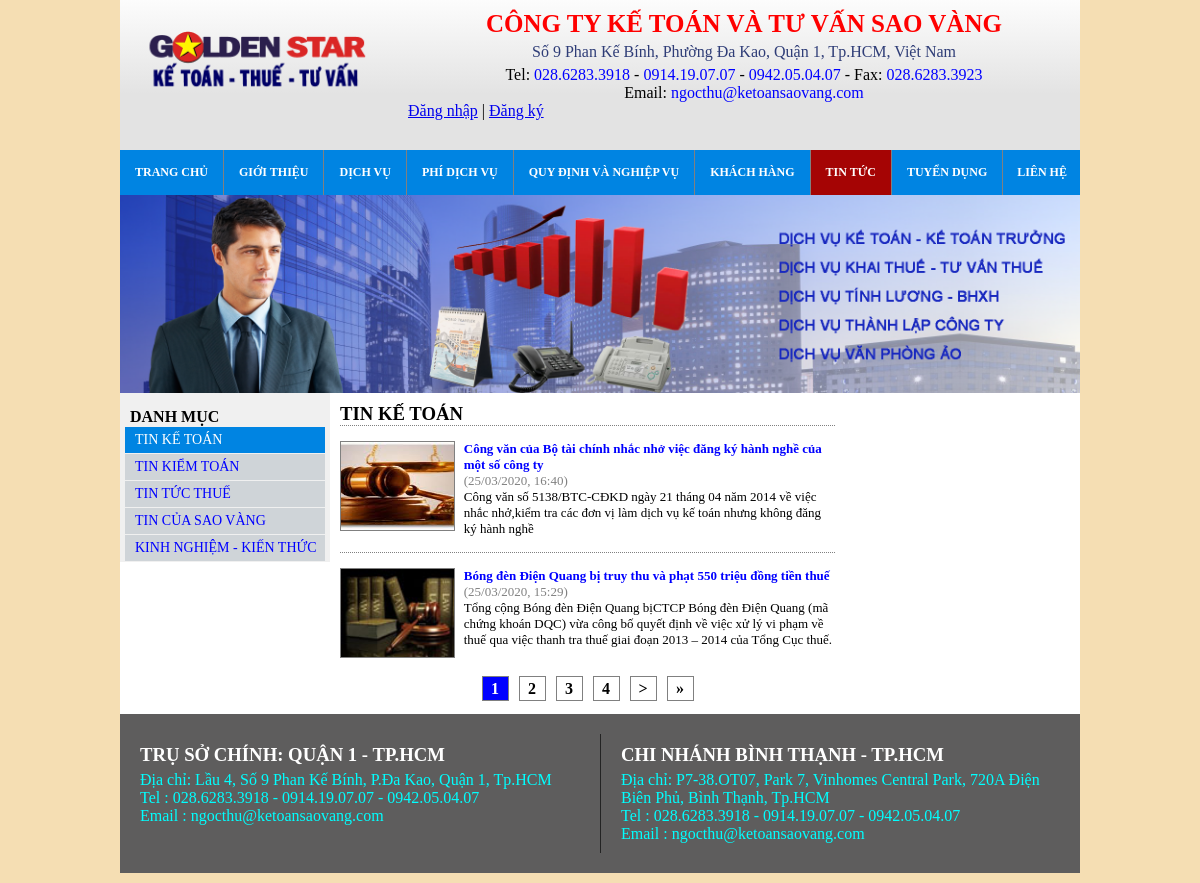
The page /tintuc/loaitintuc/10 on the database its author committed.
### trangchu/models.py (models this page shows)
class Menu(models.Model):
    menu_parent = models.ForeignKey('self', on_delete=models.CASCADE, default = None,  blank=True, null=True)
    menu_title = models.CharField(max_length = 255, unique=True)
    menu_link = models.CharField(max_length=500)
    menu_order = models.IntegerField(default=0)
    def __str__(self):
        return self.menu_title

### tintuc/models.py (models this page shows, shortened)
class TinTuc(models.Model):
    menu = models.ForeignKey(Menu, on_delete=models.CASCADE, default = 1)
    tieu_de = models.CharField(max_length = 255)
    tin_noi_bat = models.BooleanField(default=False)
    ngay_tao = models.DateTimeField()
    mo_ta_ngan = models.TextField()
    image = models.ImageField(upload_to='images/')
    noi_dung = models.TextField()
    def ngay_tao_danh_muc(self):
        local_now = timezone.localtime(self.ngay_tao)
        return local_now.strftime("%d/%m/%Y, %H:%M")

### tintuc/views.py (the view)
# urls.py: path('loaitintuc/<int:loai_tin_tuc_id>', views.tin_tuc_theo_loai, name='tin_tuc_theo_loai'),
def tin_tuc_theo_loai(request, loai_tin_tuc_id):
    loaitintucs = Menu.objects.filter(menu_parent=Menu.objects.get(menu_link='/tintuc/'))
    loai_tin_tuc_duoc_chon = get_object_or_404(Menu, pk=loai_tin_tuc_id)
    danh_sach_tintucs = TinTuc.objects.filter(menu=loai_tin_tuc_duoc_chon).order_by('-ngay_tao')
    page = request.GET.get('page', 1)
    paginator = Paginator(danh_sach_tintucs, 2)
    try:
        tintucs = paginator.page(page)
    except PageNotAnInteger:
        tintucs = paginator.page(1)
    except EmptyPage:
        tintucs = paginator.page(paginator.num_pages)
    return render(request, 'tintuc/tintuc_main.html', {'loaitintucs':loaitintucs,
                                                        'tintucs':tintucs,
                                                        'loai_tin_tuc_duoc_chon':loai_tin_tuc_duoc_chon,
                                                        "main_menu": create_menu(None),
                                                        'xu_ly_phan_trang':phan_trang(tintucs.number, tintucs.paginator.num_pages, 2)})

### trangchu/views.py (called while the page is built)
def create_menu(node):
    items = Menu.objects.filter(menu_parent = node).order_by("menu_order")
    main_menu = []
    for item in items:
        main_menu.append({
            "item":item,
            "children": create_menu(item),
        })
    return main_menu

### tintuc/templates/tintuc/tintuc_main.html (shortened to what this page needs)
{% extends 'tintuc/tintuc_base.html' %}
{% block left_menu %}
    {% for loai_tin_tuc in loaitintucs %}
    <li><a {% if loai_tin_tuc == loai_tin_tuc_duoc_chon %} class="active" {% endif %} href="{% url 'tin_tuc_theo_loai' loai_tin_tuc.id %}">{{ loai_tin_tuc }}</a></li>
    {% endfor %}
{% endblock%}
{% block main_content %}
    {% if loai_tin_tuc_duoc_chon == null %}
    <h3>TIN TỨC</h3>
    {% else %}
    <h3>{{ loai_tin_tuc_duoc_chon }}</h3>
    {%  endif %}
    {% for tin_tuc in tintucs %}
    <div class="item">
        <a href="{% url 'tin_tuc_chi_tiet' tin_tuc.id %}"><img src="{{ tin_tuc.image.url }}" alt=""></a>
        <div class="content">
            <h4><a href="{% url 'tin_tuc_chi_tiet' tin_tuc.id %}">{{ tin_tuc.tieu_de }}</a></h4>
            <p><span class="ngay-tao">({{ tin_tuc.ngay_tao_danh_muc }})</span></p>
            {{ tin_tuc.mo_ta_ngan|safe }}
        </div>
    </div>
    {% endfor %}
    {% if tintucs.paginator.num_pages > 1 %}
    <ul class="naginator">
        {% for page in tintucs.paginator.page_range %}
        {% if tintucs.number == page %}
        <li><span>{{page}}</span></li>
        {% elif page >= xu_ly_phan_trang.trang_bat_dau and page <= xu_ly_phan_trang.trang_ket_thuc %}
        <li><a href="?page={{page}}">{{page}}</a></li>
        {% endif %}
        {% endfor %}
        {% if tintucs.has_next %}
        <li><a href="?page={{ tintucs.next_page_number}}">	&gt;</a></li>
        {% endif %}
        {% if xu_ly_phan_trang.chuyen_den_trang_cuoi%}
        <li><a href="?page={{tintucs.paginator.num_pages}}">&raquo;</a></li>
        {% endif %}
    </ul>
    {% endif %}
{% endblock %}

### static/CSS/style.css (style rules this page uses)
* { margin: 0px; padding: 0px; box-sizing: border-box; }
body { background-color: wheat; }
.left_menu li { list-style: none; }
.left_menu a { display: block; padding-top: 5px; padding-bottom: 5px; padding-left: 10px; margin: 1px 5px; font-size: 14px; text-decoration: none; background-color: #cfd4d8f6; color: blue; text-transform: capitalize; }
.left_menu a.active { background-color: #0084e2; color: white; }
.container .right .ngay-tao { color: gray; }
.container .right .item::after { content: ""; clear: both; display: table; }
.container .right .item { border-top: 1px dotted gray; padding-top: 15px; padding-bottom:15px; }
.container .right .item > a { display: block; float: left; width: 25%; }
.container .right .item > a img { width: 115px; height: 90px; display: block; border: 1px solid gray; }
.container .right .item .content { display: block; float: left; width: 75%; font-size: 13px; }
.container .right .item .content a { text-decoration: none; color:blue; }
.container .right .item .content h4, .container .right .item .content p, .container .right .item .content div { font-size: 13px; }
.container .right .naginator { text-align: center; display: block; }
.container .right .naginator::after { content: ""; clear: both; display: table; }
.container .right .naginator li { list-style: none; display: inline-block; }
.container .right .naginator span { margin: 3px; border: 1px solid gray; color: white; font-weight: bold; background-color: blue; display: block; width: 27px; line-height: 23px; }
.container .right .naginator a { margin: 3px; border: 1px solid gray; text-decoration: none; color: black; font-weight: bold; display: block; width: 27px; line-height: 23px; }

### rows shown on the page
Menu: menu_title "TIN KẾ TOÁN"
Menu: menu_title "TIN KIỂM TOÁN"
Menu: menu_title "TIN TỨC THUẾ"
Menu: menu_title "TIN CỦA SAO VÀNG"
Menu: menu_title "KINH NGHIỆM - KIẾN THỨC"
TinTuc: image (picture), tieu_de "Công văn của Bộ tài chính nhắc nhở việc đăng ký hành nghề của một số công ty", ngay_tao_danh_muc "25/03/2020, 16:40", mo_ta_ngan "Công văn số 5138/BTC-CĐKD ngày 21 tháng 04 năm 2014 về việc nhắc nhở,kiểm tra các đơn vị làm dịch vụ kế toán nhưng không đăng ký hành nghề"
TinTuc: image (picture), tieu_de "Bóng đèn Điện Quang bị truy thu và phạt 550 triệu đồng tiền thuế", ngay_tao_danh_muc "25/03/2020, 15:29", mo_ta_ngan "Tổng cộng Bóng đèn Điện Quang bịCTCP Bóng đèn Điện Quang (mã chứng khoán DQC) vừa công bố quyết định về việc xử lý vi phạm về thuế qua việc thanh tra thuế giai đoạn 2013 – 2014 của Tổng Cục thuế."

### other values the page prints
{{ page }} "1"
{{ page }} "2" "3" "4"
